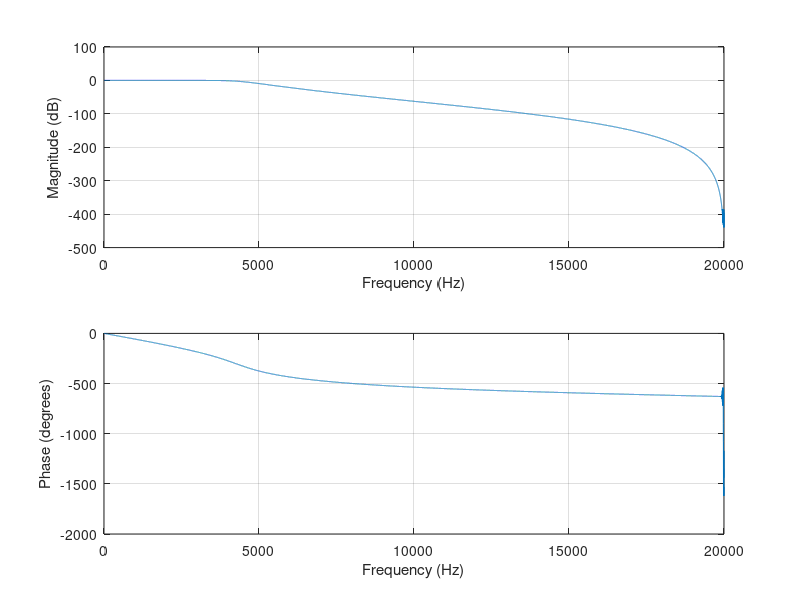

Write the MATLAB code that produced this figure.
fs= 40000; 
kp= 1;
ks= 40;
fp= 4000;
fstop= 8000;
wp= fp/(fs/2);
wstop= fstop/(fs/2);
[N, wc]= buttord(wp,wstop,kp,ks);
[b a]= butter(N,wc,'low');
figure(1)
freqz(b,a,20000,fs);